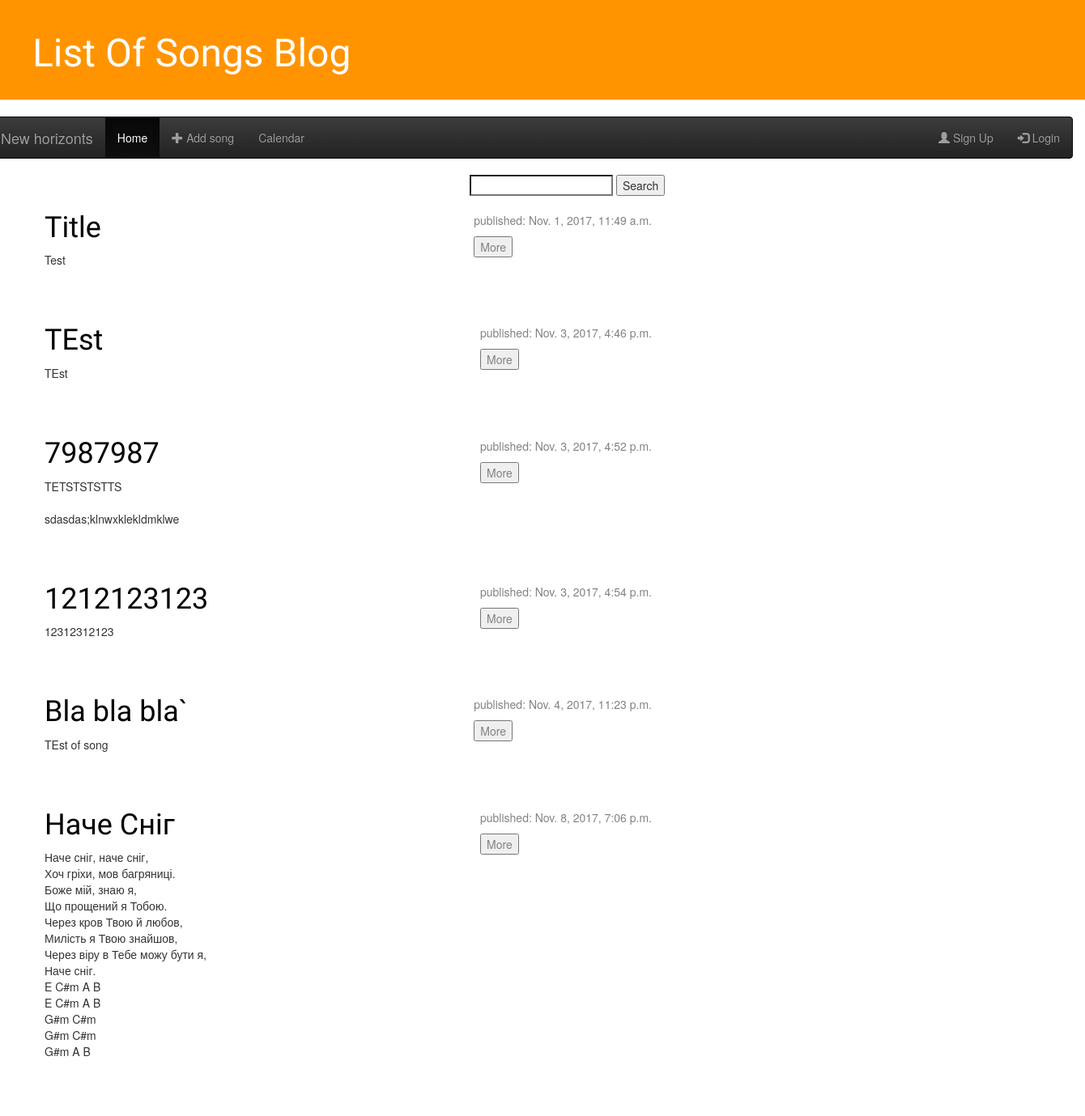
Before: / with the older database file.
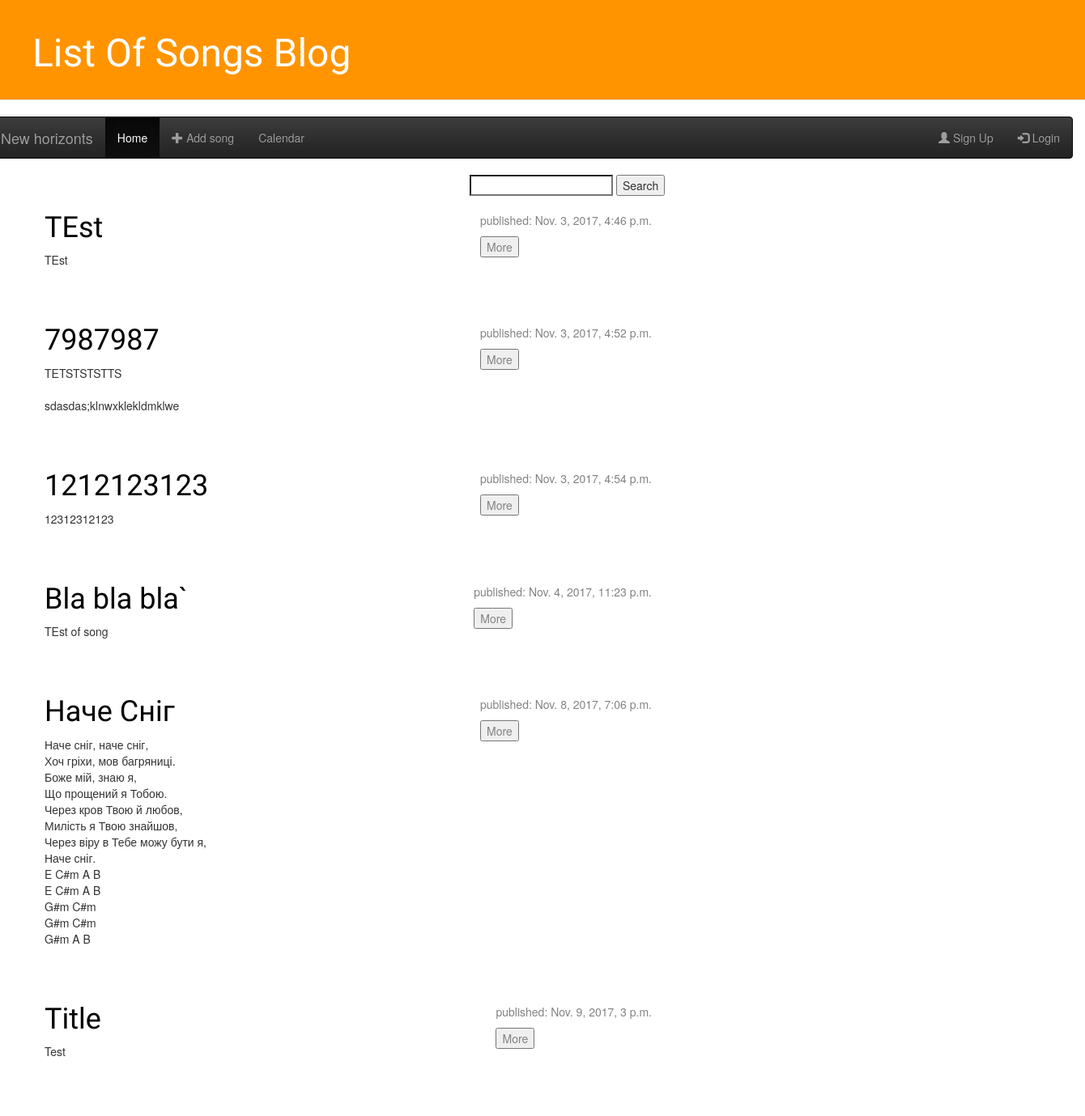
After: the same page with the newer database file.
### blog/models.py (models this page shows, shortened)
class Post(models.Model):
    author = models.ForeignKey('auth.User')
    title = models.CharField(max_length=200)
    text = models.TextField()
    created_date = models.DateTimeField(
            default=timezone.now)
    published_date = models.DateTimeField(
            blank=True, null=True)

### blog/views.py (the view)
# urls.py: url(r'^$', views.post_list, name='post_list'),
def post_list(request):
    query = request.GET.get("query")
    if query:
        posts = Post.objects.filter(title__icontains=query)
    else:
        posts = Post.objects.filter(published_date__lte=timezone.now()).order_by('published_date')
    return render(request, 'blog/post_list.html', {'posts': posts})

### blog/templates/blog/post_list.html
{% extends 'blog/base.html' %}
{% block content %}
<form method="GET" action="" style="position:relative;left:70%;">
<input type="search" name="query" value="{{request.GET.query}}"/>
<input type="submit" value="Search"/>
</form>
            {% for post in posts %}
            <div class="post">
                <div class="date">
                    <p>published: {{ post.published_date }}</p>
                    <button type="button" data-toggle="collapse" data-target="#text" >More {{i}}</button>
                </div>
                <h1><a href="{% url 'post_detail' pk=post.pk %}">{{ post.title }}</a></h1>
                <div >
                <p> {{ post.text|linebreaksbr }}</p>
                </div>
                </div>
            {% endfor %}
{% endblock %}

Changed rows visible on the page:
changed Post "Title": published_date "Nov. 1, 2017, 11:49 a.m." → "Nov. 9, 2017, 3 p.m."; moves down the list
